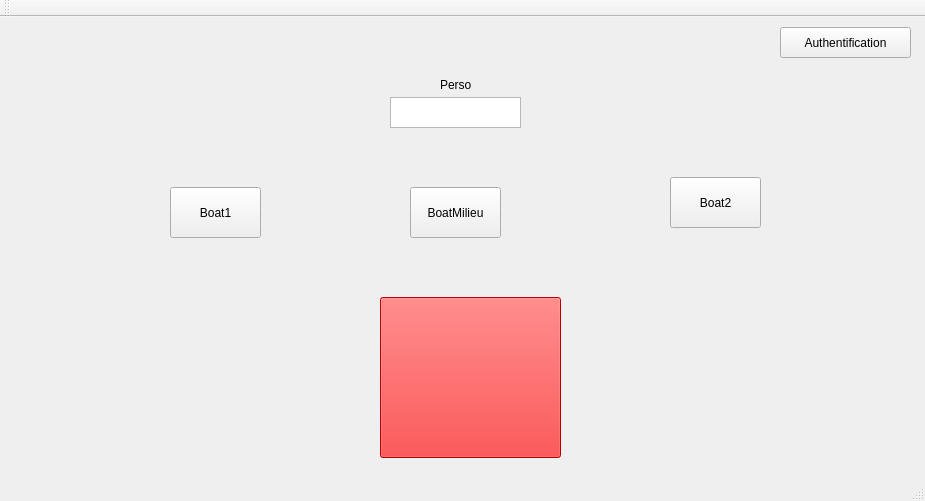
<?xml version="1.0" encoding="UTF-8"?>
<ui version="4.0">
 <class>MainWindow</class>
 <widget class="QMainWindow" name="MainWindow">
  <property name="geometry">
   <rect>
    <x>0</x>
    <y>0</y>
    <width>925</width>
    <height>501</height>
   </rect>
  </property>
  <property name="windowTitle">
   <string>MainWindow</string>
  </property>
  <property name="styleSheet">
   <string notr="true"/>
  </property>
  <widget class="QWidget" name="centralWidget">
   <widget class="QPushButton" name="StopButton">
    <property name="geometry">
     <rect>
      <x>380</x>
      <y>280</y>
      <width>181</width>
      <height>161</height>
     </rect>
    </property>
    <property name="styleSheet">
     <string notr="true">background-color : red ; border-raduis : 5px;</string>
    </property>
    <property name="text">
     <string/>
    </property>
   </widget>
   <widget class="QGraphicsView" name="Cabane">
    <property name="geometry">
     <rect>
      <x>390</x>
      <y>80</y>
      <width>131</width>
      <height>31</height>
     </rect>
    </property>
   </widget>
   <widget class="QPushButton" name="Bateau1">
    <property name="geometry">
     <rect>
      <x>170</x>
      <y>170</y>
      <width>91</width>
      <height>51</height>
     </rect>
    </property>
    <property name="text">
     <string>Boat1</string>
    </property>
   </widget>
   <widget class="QPushButton" name="Bateau2">
    <property name="enabled">
     <bool>true</bool>
    </property>
    <property name="geometry">
     <rect>
      <x>670</x>
      <y>160</y>
      <width>91</width>
      <height>51</height>
     </rect>
    </property>
    <property name="text">
     <string>Boat2</string>
    </property>
   </widget>
   <widget class="QPushButton" name="Authentification">
    <property name="geometry">
     <rect>
      <x>780</x>
      <y>10</y>
      <width>131</width>
      <height>31</height>
     </rect>
    </property>
    <property name="text">
     <string>Authentification</string>
    </property>
   </widget>
   <widget class="QPushButton" name="BateauMilieu">
    <property name="enabled">
     <bool>true</bool>
    </property>
    <property name="geometry">
     <rect>
      <x>410</x>
      <y>170</y>
      <width>91</width>
      <height>51</height>
     </rect>
    </property>
    <property name="styleSheet">
     <string notr="true">style =&quot;visible:hidden&quot;</string>
    </property>
    <property name="text">
     <string>BoatMilieu</string>
    </property>
   </widget>
   <widget class="QLabel" name="label">
    <property name="geometry">
     <rect>
      <x>440</x>
      <y>60</y>
      <width>55</width>
      <height>16</height>
     </rect>
    </property>
    <property name="text">
     <string>Perso</string>
    </property>
   </widget>
   <widget class="QLabel" name="Vert1">
    <property name="geometry">
     <rect>
      <x>330</x>
      <y>80</y>
      <width>31</width>
      <height>31</height>
     </rect>
    </property>
    <property name="text">
     <string/>
    </property>
    <property name="pixmap">
     <pixmap>../../../RessourcesGraph/GreenFire.png</pixmap>
    </property>
    <property name="scaledContents">
     <bool>true</bool>
    </property>
   </widget>
   <widget class="QLabel" name="Rouge1">
    <property name="geometry">
     <rect>
      <x>330</x>
      <y>80</y>
      <width>31</width>
      <height>31</height>
     </rect>
    </property>
    <property name="text">
     <string/>
    </property>
    <property name="pixmap">
     <pixmap>../../../RessourcesGraph/RedFire.png</pixmap>
    </property>
    <property name="scaledContents">
     <bool>true</bool>
    </property>
   </widget>
   <widget class="QLabel" name="Vert2">
    <property name="geometry">
     <rect>
      <x>560</x>
      <y>80</y>
      <width>31</width>
      <height>31</height>
     </rect>
    </property>
    <property name="text">
     <string/>
    </property>
    <property name="pixmap">
     <pixmap>../../../RessourcesGraph/GreenFire.png</pixmap>
    </property>
    <property name="scaledContents">
     <bool>true</bool>
    </property>
   </widget>
   <widget class="QLabel" name="Rouge2">
    <property name="geometry">
     <rect>
      <x>560</x>
      <y>80</y>
      <width>31</width>
      <height>31</height>
     </rect>
    </property>
    <property name="text">
     <string/>
    </property>
    <property name="pixmap">
     <pixmap>../../../RessourcesGraph/RedFire.png</pixmap>
    </property>
    <property name="scaledContents">
     <bool>true</bool>
    </property>
   </widget>
   <widget class="QLabel" name="BordBas">
    <property name="geometry">
     <rect>
      <x>180</x>
      <y>250</y>
      <width>581</width>
      <height>41</height>
     </rect>
    </property>
    <property name="text">
     <string/>
    </property>
    <property name="pixmap">
     <pixmap>../../../RessourcesGraph/BordBas.png</pixmap>
    </property>
    <property name="scaledContents">
     <bool>true</bool>
    </property>
   </widget>
   <widget class="QLabel" name="BordBas_2">
    <property name="geometry">
     <rect>
      <x>180</x>
      <y>110</y>
      <width>581</width>
      <height>41</height>
     </rect>
    </property>
    <property name="text">
     <string/>
    </property>
    <property name="pixmap">
     <pixmap>../../../RessourcesGraph/BordHaut.png</pixmap>
    </property>
    <property name="scaledContents">
     <bool>true</bool>
    </property>
   </widget>
  </widget>
  <widget class="QMenuBar" name="menuBar">
   <property name="geometry">
    <rect>
     <x>0</x>
     <y>0</y>
     <width>925</width>
     <height>26</height>
    </rect>
   </property>
  </widget>
  <widget class="QToolBar" name="mainToolBar">
   <attribute name="toolBarArea">
    <enum>TopToolBarArea</enum>
   </attribute>
   <attribute name="toolBarBreak">
    <bool>false</bool>
   </attribute>
  </widget>
  <widget class="QStatusBar" name="statusBar"/>
 </widget>
 <layoutdefault spacing="6" margin="11"/>
 <resources/>
 <connections/>
 <slots>
  <slot>on_Bateau_clicked()</slot>
 </slots>
</ui>
